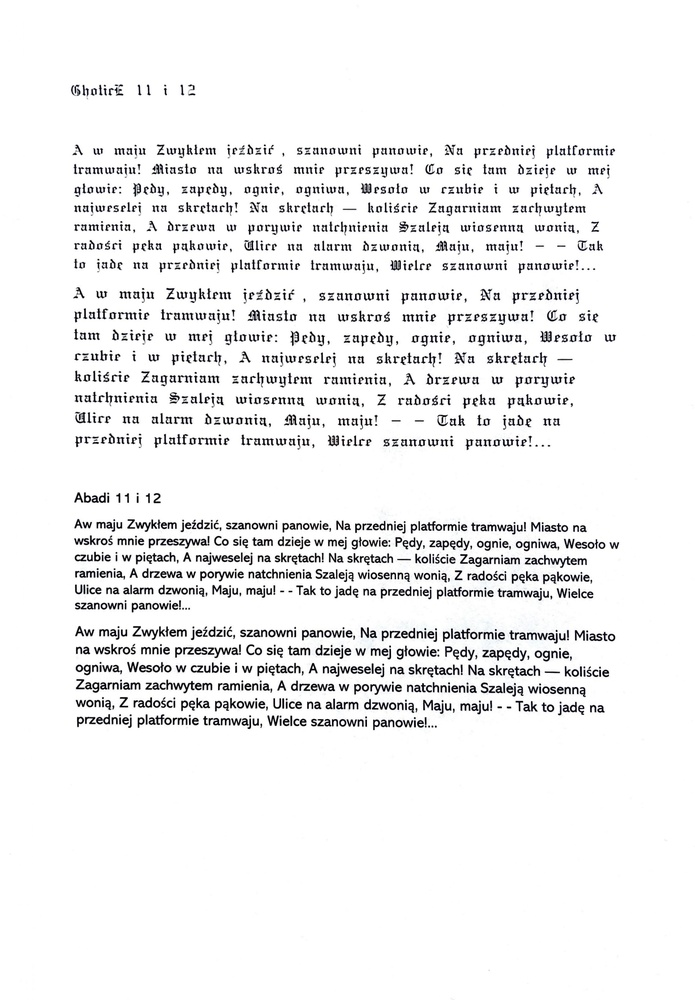
#> input picture images/skan.jpg, 695 x 1000 px, shrunk from 2398 x 3452 before the run
$ python -i preprocess.py   (imports and definitions only)
#> lines starting #> are read from the running program, lines starting #| are printed output that depends on the picture; after the words box and inside, x2 and y2 are one past the last pixel; in counts of white or black regions, pixels touching at a corner belong together
#> further down, picture is the input picture: shape (1000, 695, 3); mean B, G, R 240.5, 240.2, 240.2
import cv2
import numpy as np

def image_to_gray_scale(image):
    if len(image.shape) == 2:
        return image
    return cv2.cvtColor(image, cv2.COLOR_BGR2GRAY)

def blur_image(image):
    return cv2.GaussianBlur(image, (5, 5), 0)

def mean_mask(image):
    return cv2.adaptiveThreshold(image_to_gray_scale(image), 255, cv2.ADAPTIVE_THRESH_MEAN_C, cv2.THRESH_BINARY, 31, 11)

def static_mask(image):
    lower_mask_value = np.array([100, 100, 100])
    upper_mask_value = np.array([255, 255, 255])
    return cv2.inRange(image, lower_mask_value, upper_mask_value)

def gaussian_mask(image):
    return cv2.adaptiveThreshold(image_to_gray_scale(image), 255, cv2.ADAPTIVE_THRESH_GAUSSIAN_C, cv2.THRESH_BINARY, 11, 2)

def add_and_average(first_image, second_image):
    if first_image.shape == second_image.shape:
        return cv2.add(np.uint8(first_image), np.uint8(second_image)) // 2

def open_binary_image(image):
    eroded_horizontal = cv2.erode(np.uint8(image), np.ones((4, 4), np.uint8), iterations=1)
    return cv2.dilate(eroded_horizontal, np.ones((1, 1), np.uint8))

def close_binary_image(image):
    dilated_horizontal = cv2.dilate(np.uint8(image), np.ones((3, 3), np.uint8), iterations=1)
    return cv2.erode(dilated_horizontal, np.ones((2, 2), np.uint8))

def image_to_binary(image):
    if len(image.shape) != 2:
        raise ValueError("Invalid input: 'image' must be a grayscale image (1 channel) for thresholding.")
    _, binary_image = cv2.threshold(np.uint8(image), 0, 255, cv2.THRESH_BINARY)
    return binary_image

def otsu_mask(image):
    try:
        image = image_to_gray_scale(image)

        # Calculate normalized histogram and its cumulative distribution function
        hist = cv2.calcHist([image], [0], None, [256], [0, 256])
#> hist = 256 values, max 520951 at index 255, min 188 at index 110, mean 2714.8
        hist_norm = hist.ravel() / hist.sum()
#> hist_norm = 256 values, max 0.75 at index 255, min 0.000271 at index 110, mean 0.00391
        cumulative_distribution = hist_norm.cumsum()
#> cumulative_distribution = 256 values from 0.00448 to 1

        # Iterate through possible thresholds to find the optimal one using Otsu's method
        fn_min = np.inf
        optimal_thresh = -1

        for i in range(1, 256):
            p1, p2 = np.hsplit(hist_norm, [i])  # Probabilities
            q1, q2 = cumulative_distribution[i], cumulative_distribution[255] - cumulative_distribution[i]

            if q1 < 1.e-6 or q2 < 1.e-6:
                continue

            b1, b2 = np.hsplit(np.arange(256), [i])  # Weights

            # Calculate means and variances
            m1, m2 = np.sum(p1 * b1) / q1, np.sum(p2 * b2) / q2
            v1, v2 = np.sum(((b1 - m1) ** 2) * p1) / q1, np.sum(((b2 - m2) ** 2) * p2) / q2

            # Calculate the minimization function
            fn = v1 * q1 + v2 * q2

            if fn < fn_min:
                fn_min = fn
                optimal_thresh = i
#> this loop made 255 passes
#> (p1, q1, q2, m1, m2, v1, v2, fn) on passes 1 to 6: ([0.00448], 0.00657, 0.993, 0, 241.8, 0, 2191.4, 2177), ([0.00448, 0.00209], 0.00804, 0.992, 0.26, 242.1, 0.18, 2072.7, 2056), ([0.00448, 0.00209, 0.00146], 0.00916, 0.991, 0.548, 242.4, 0.531, 1989.8, 1971.6), ([0.00448, 0.00209, 0.00146, 0.00112], 0.01, 0.99, 0.835, 242.6, 1.04, 1926.7, 1907.3), ([0.00448, 0.00209, 0.00146, 0.00112, 0.000885], 0.0108, 0.989, 1.11, 242.8, 1.68, 1877.2, 1857), ([0.00448, 0.00209, 0.00146, 0.00112, 0.000885, 0.000715], 0.0114, 0.989, 1.36, 242.9, 2.44, 1837.5, 1816.6)
#> (q1, q2, m1, m2, v1, v2, fn, fn_min) on passes 7 to 12: (0.0119, 0.988, 1.61, 243.1, 3.35, 1803.3, 1781.8, 1781.8), (0.0125, 0.988, 1.86, 243.2, 4.42, 1772.5, 1750.4, 1750.4), (0.013, 0.987, 2.11, 243.3, 5.68, 1743.4, 1720.7, 1720.7), (0.0136, 0.986, 2.39, 243.5, 7.25, 1713.8, 1690.6, 1690.6), (0.0141, 0.986, 2.69, 243.6, 9.09, 1684.6, 1661, 1661), (0.0146, 0.985, 2.96, 243.7, 10.95, 1658.6, 1634.5, 1634.5)

        # Apply the optimal threshold to get the binary image
        _, otsu = cv2.threshold(image, optimal_thresh, 255, cv2.THRESH_BINARY)
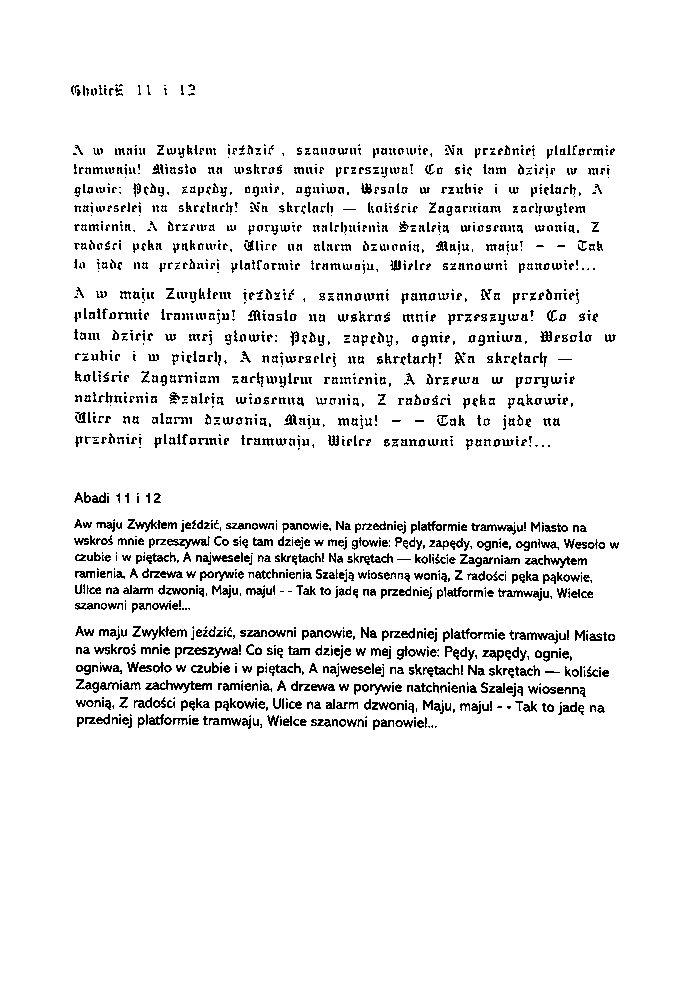
#> otsu: shape (1000, 695); 93.4% white; black in thin lines or dots, all inside (x1, y1, x2, y2) = (71, 84, 619, 730)
        return otsu
    except Exception as error:
        raise Exception(f"Error while applying Otsu's thresholding:\nError: {str(error)}")

>>> import cv2
>>> picture = cv2.imread('../images/skan.jpg')
>>> result = otsu_mask(picture)
